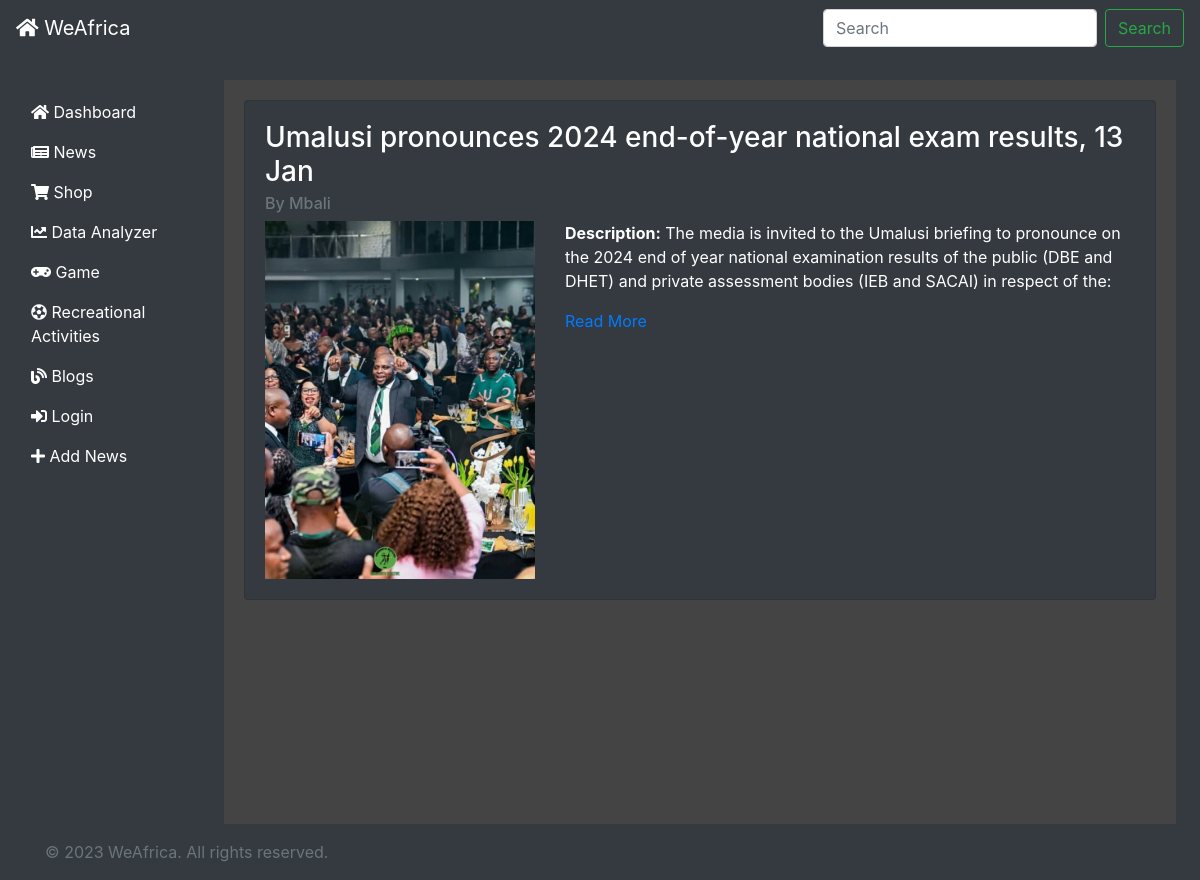
The app's page /news/news_list, older data.
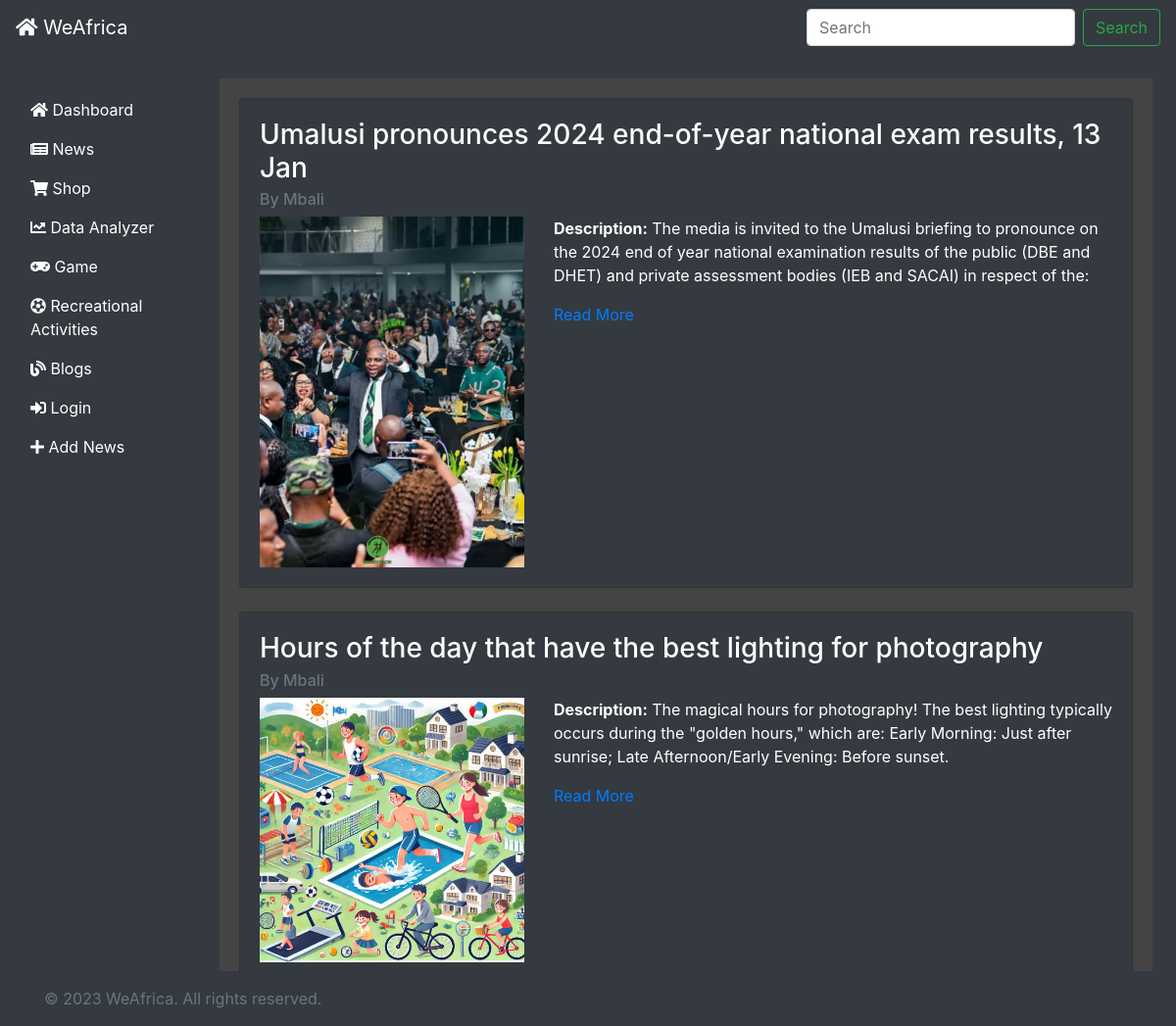
The same page, newer data.
### tables this page shows
CREATE TABLE articles (
    id INTEGER PRIMARY KEY AUTOINCREMENT,
    title TEXT NOT NULL,
    description TEXT NOT NULL,
    body TEXT NOT NULL,
    image_url TEXT,
    author TEXT NOT NULL,
    created_at TIMESTAMP DEFAULT CURRENT_TIMESTAMP
, image TEXT);

### news.py (the view)
@news_bp.route('/news_list')
def news_list():
    db = get_db()
    cursor = db.cursor()
    cursor.execute("SELECT * FROM articles")
    articles = cursor.fetchall()
    return render_template('news_list.html', articles=articles, user_is_on_news_list_page=True)

### app.py (called while the page is built)
def get_db():
    conn = sqlite3.connect(DATABASE)
    conn.row_factory = sqlite3.Row
    return conn

def init_db():
    with app.app_context():
        db = get_db()
        with open('schema.sql', mode='r') as f:
            db.cursor().executescript(f.read())
        db.commit()

@app.before_request
def initialize_database():
    init_db()

### news.py (called while the page is built)
def get_db():
    conn = sqlite3.connect(DATABASE)
    conn.row_factory = sqlite3.Row
    return conn

### templates/news_list.html (shortened to what this page needs)
{% extends "layout.html" %}
{% block content %}
<div class="container darker-background-2 mt-4">
    {% if articles %}
        {% for article in articles %}
            <div class="card mb-4 bg-dark text-white">
                <div class="card-body">
                    <h3 class="card-title">{{ article.title }}</h3>
                    <h6 class="card-subtitle mb-2 text-muted">By {{ article.author }}</h6>
                    <div class="row">
                        {% if article.image %}
                            <div class="col-md-4">
                                <img src="{{ url_for('static', filename='uploads/' ~ article.image) }}" class="img-fluid" alt="{{ article.title }}" style="max-width: 100%; height: auto;">
                            </div>
                        {% endif %}
                        <div class="col-md-8">
                            <p class="card-text"><strong>Description:</strong> {{ article.description }}</p>
                            <a href="#" class="read-more-link" data-article-id="{{ loop.index }}">Read More</a>
                        </div>
                    </div>
                </div>
            </div>
        {% endfor %}
    {% else %}
        <p>No articles found.</p>
    {% endif %}
</div>
{% endblock %}

### templates/layout.html (shortened to what this page needs)
<!DOCTYPE html>
<html lang="en">
<head>
    <link rel="stylesheet" href="https://stackpath.bootstrapcdn.com/bootstrap/4.5.2/css/bootstrap.min.css">
    <link rel="stylesheet" href="{{ url_for('static', filename='css/style.css') }}">
    <link rel="stylesheet" href="https://cdnjs.cloudflare.com/ajax/libs/font-awesome/5.15.4/css/all.min.css">
</head>
<body>
    <header class="navbar navbar-expand-lg navbar-dark bg-dark fixed-top custom-header">
        <a class="navbar-brand" href="{{ url_for('index') }}">
            <i class="fas fa-home"></i>
            WeAfrica
        </a>
        <div class="collapse navbar-collapse" id="navbarNav">
            <form class="form-inline ml-auto" action="{{ url_for('search') }}" method="get">
                <input class="form-control mr-sm-2" type="search" placeholder="Search" aria-label="Search" name="query" id="search-input">
                <button class="btn btn-outline-success my-2 my-sm-0" type="submit">Search</button>
            </form>
        </div>
    </header>
    <div class="container-fluid">
        <div class="row">
            <nav id="sidebar" class="col-md-3 col-lg-2 d-md-block bg-dark sidebar collapse">
                <div class="sidebar-sticky pt-3">
                    <ul class="nav flex-column">
                        <li class="nav-item">
                            <a class="nav-link active" href="{{ url_for('index') }}">
                                <i class="fas fa-home"></i>
                                Dashboard
                            </a>
                        </li>
                        <li class="nav-item">
                            <a class="nav-link" href="{{ url_for('news.news_list') }}">
                                <i class="fas fa-newspaper"></i>
                                News
                            </a>
                        </li>
                        <li class="nav-item">
                            <a class="nav-link" href="{{ url_for('shop.shop_list') }}">
                                <i class="fas fa-shopping-cart"></i>
                                Shop
                            </a>
                        </li>
                        <li class="nav-item">
                            <a class="nav-link" href="{{ url_for('data_analyzer.data_analyzer_list') }}">
                                <i class="fas fa-chart-line"></i>
                                Data Analyzer
                            </a>
                        </li>
                        <li class="nav-item">
                            <a class="nav-link" href="{{ url_for('game.game_list') }}">
                                <i class="fas fa-gamepad"></i>
                                Game
                            </a>
                        </li>
                        <li class="nav-item">
                            <a class="nav-link" href="{{ url_for('recreational_activities.recreational_activities_list') }}">
                                <i class="fas fa-futbol"></i>
                                Recreational Activities
                            </a>
                        </li>
                        <li class="nav-item">
                            <a class="nav-link" href="{{ url_for('blogs.blogs_list') }}">
                                <i class="fas fa-blog"></i>
                                Blogs
                            </a>
                        </li>
                        {% if 'username' in session %}
                            <li class="nav-item">
                                <a class="nav-link" href="{{ url_for('settings') }}">
                                    <i class="fas fa-cog"></i>
                                    Settings
                                </a>
                            </li>
                            <li class="nav-item">
                                <a class="nav-link" href="{{ url_for('profile') }}">
                                    <i class="fas fa-user-circle"></i>
                                    Profile
                                </a>
                            </li>
                            <li class="nav-item">
                                <form action="{{ url_for('logout') }}" method="post" class="form-inline">
                                    <button type="submit" class="btn btn-link nav-link"><i class="fas fa-sign-out-alt"></i>  Logout</button>
                                </form>
                            </li>
                        {% else %}
                            <li class="nav-item">
                                <a class="nav-link" href="{{ url_for('login') }}">
                                    <i class="fas fa-sign-in-alt"></i>
                                    Login
                                </a>
                            </li>
                        {% endif %}
                        {% if user_is_on_news_list_page %}
                            <li class="nav-item">
                                <a class="nav-link" href="{{ url_for('news.add_news') }}">
                                    <i class="fas fa-plus"></i>
                                    Add News
                                </a>
                            </li>
                        {% endif %}
                    </ul>
                </div>
            </nav>
            <main role="main" class="col-md-9 ml-sm-auto col-lg-10 px-md-4">
                {% block content %}{% endblock %}
            </main>
        </div>
    </div>
    <footer class="footer mt-auto py-3 bg-dark text-white">
        <div class="container">
            <span class="text-muted">&copy; 2023 WeAfrica. All rights reserved.</span>
        </div>
    </footer>
</body>
</html>

### static/css/style.css (style rules this page uses)
body { background-color: #343a40; color: #ffffff; padding-top: 56px; }
.sidebar { height: 100vh; padding-top: 20px; background-color: #343a40; color: #ffffff; }
.sidebar .nav-link { color: #ffffff; }
.footer { position: fixed; bottom: 0; width: 100%; background-color: #343a40; color: #ffffff; }
.darker-background-2 { background-color: #444; color: #fff; min-height: 100vh; padding: 20px; }

Row changes from the older to the newer data that the page shows:
added articles: title "Hours of the day that have the best lighting for photography", author "Mbali", image (picture), description "The magical hours for photography! The best lighting typically occurs during the \"golden hours,\" which are: Early Morning: Just after sunrise; Late Afternoon/Early Evening: Before sunset."
